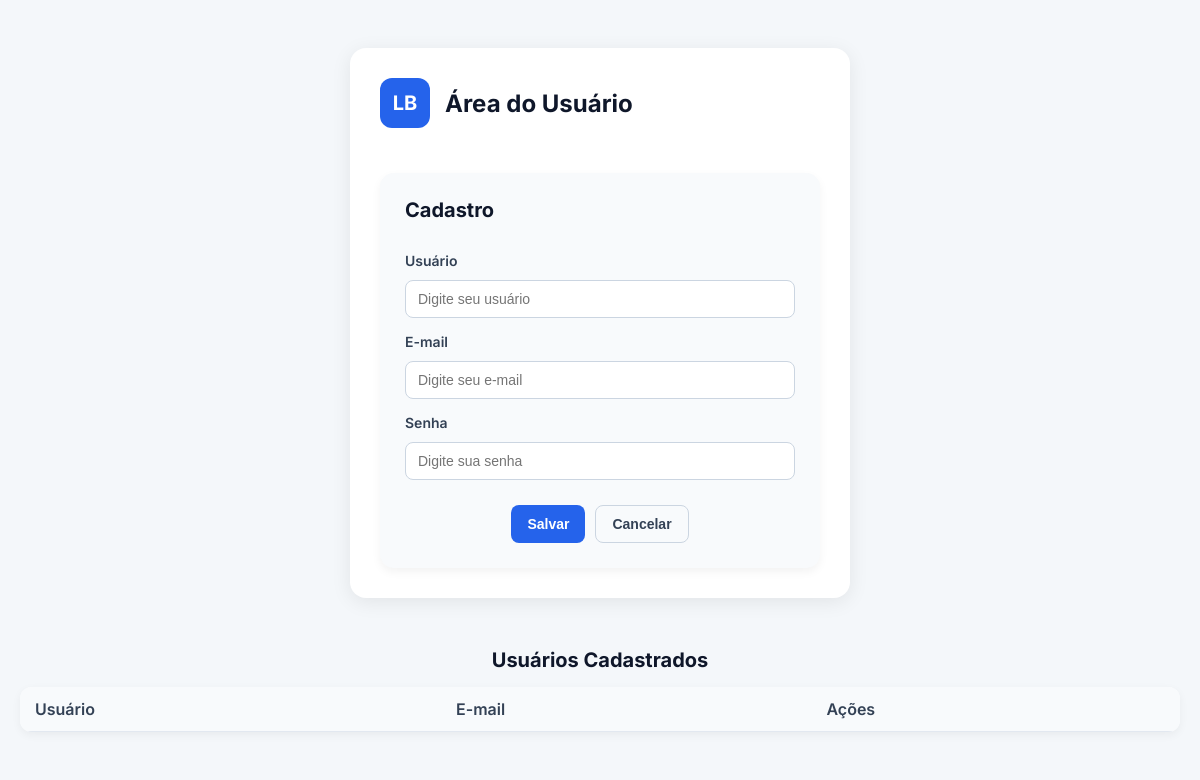
The page /cadastro-usuario on the database as committed earlier.
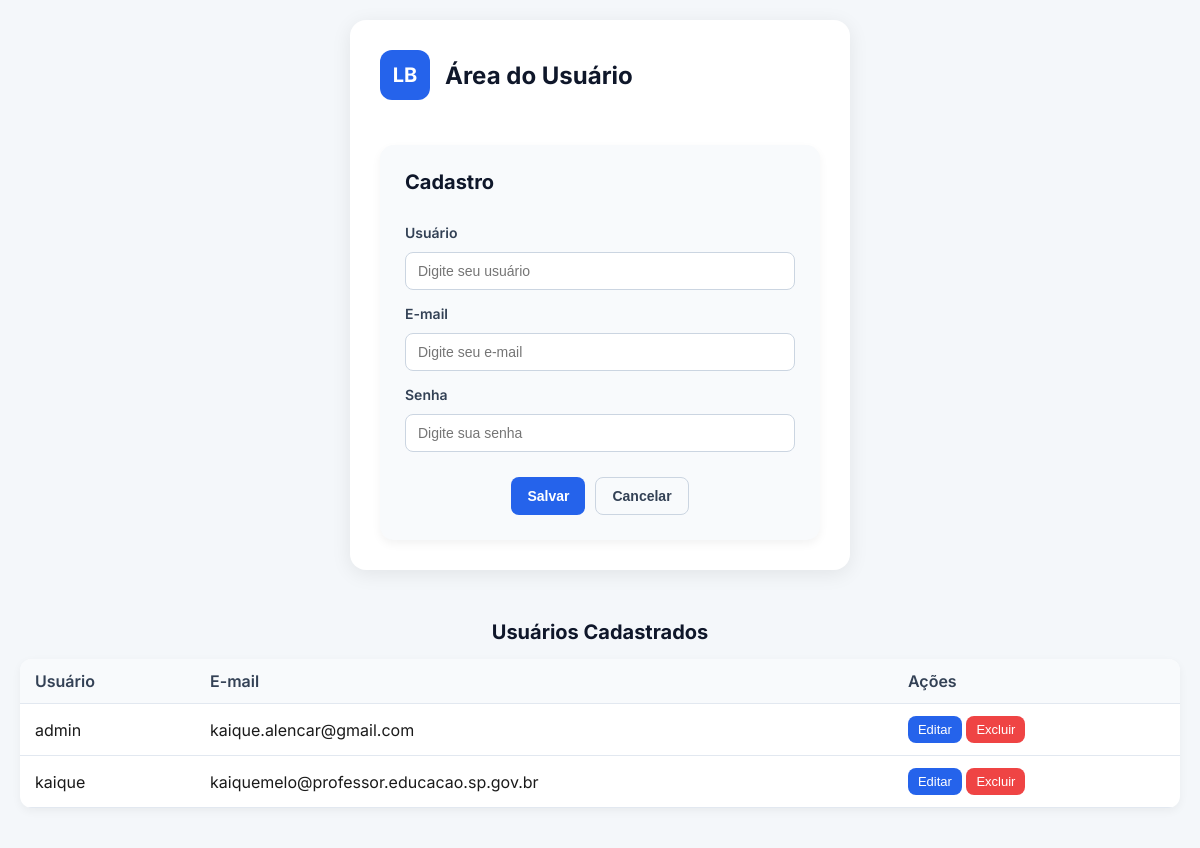
The same page on the database as committed later.
### app/models/user.py (models this page shows, shortened)
class User(db.Model):
    __tablename__ = "users"
    id = db.Column(db.Integer, primary_key=True)
    usuario = db.Column(db.String(80), unique=True, nullable=False)
    email = db.Column(db.String(120), unique=True, nullable=False)
    password_hash = db.Column(db.String(128), nullable=False)
    @property
    def password(self):
        raise AttributeError("A senha não pode ser lida diretamente")

### app/auth/routes.py (the view, shortened to what this page needs)
@usuario_bp.route("/cadastro-usuario", methods=["POST", "GET"])
def cadastro_usuario():
   users = User.query.all()
   return render_template("auth/cadastro.html", users=users)

### app/templates/auth/cadastro.html (shortened to what this page needs)
<!DOCTYPE html>
<html lang="pt-br">
<head>
  <link rel="stylesheet" href="{{url_for('static', filename='css/login.css')}}">
</head>
<body>
  <div class="container">
    <header>
      <div class="logo">LB</div>
      <h1>Área do Usuário</h1>
    </header>
    <main>
    <form class="user-form"  method="POST" id="registerForm" action="{{ url_for('usuarios.cadastro_usuario') }}">
        <h2>Cadastro</h2>
        <div class="full">
          <label for="registerUser">Usuário</label>
          <input type="text" id="usuario" name="usuario" placeholder="Digite seu usuário">
        </div>
        <div class="full">
          <label for="registerEmail">E-mail</label>
          <input type="email" id="email" name="email" placeholder="Digite seu e-mail">
        </div>
        <div class="full">
          <label for="registerPassword">Senha</label>
          <input type="password" id="senha" name="senha" placeholder="Digite sua senha">
        </div>
        <div class="actions">
          <button type="submit" class="btn btn-primary">Salvar</button>
          <button type="reset" class="btn btn-ghost">Cancelar</button>
        </div>
      </form>
     </main>
  </div>
  <section class="user-table-section">
    <h2>Usuários Cadastrados</h2>
    <table class="user-table">
      <thead>
        <th>Usuário</th>
        <th>E-mail</th>
        <th>Ações</th>
      </thead>
      <tbody>
        {% for user in users %}
          <tr>
            <td>{{ user.usuario }}</td>
            <td>{{ user.email }}</td>
            <td>
              <button class="btn-editar">Editar</button>
              <button class="btn-excluir">Excluir</button>
            </td>
          </tr>
        {% endfor %}
      </tbody>
    </table>
  </section>
</body>
</html>

### app/static/css/login.css (style rules this page uses)
* { margin: 0; padding: 0; box-sizing: border-box; }
body { font-family: "Inter", sans-serif; background: #f4f7fa; display: flex; justify-content: center; align-items: center; min-height: 100vh; color: #1a1a1a; }
.container { width: 100%; max-width: 900px; background: #ffffff; padding: 40px; border-radius: 18px; box-shadow: 0 4px 20px rgba(0,0,0,0.08); display: flex; flex-direction: column; gap: 40px; }
header { display: flex; align-items: center; gap: 20px; margin-bottom: 20px; }
.logo { width: 60px; height: 60px; background: #2563eb; color: white; display:flex; justify-content:center; align-items:center; border-radius:12px; font-size: 24px; font-weight: 700; }
header h1 { font-size: 30px; font-weight: 700; color: #0f172a; }
.user-form { display: flex; flex-direction: column; gap: 20px; padding: 25px; border-radius: 14px; background: #f8fafc; box-shadow: 0 4px 10px rgba(0,0,0,0.05); }
.user-form h2 { color: #0f172a; font-weight: 700; margin-bottom: 15px; }
label { font-weight: 600; margin-bottom: 6px; color: #334155; }
input { width: 100%; padding: 12px 14px; border: 1px solid #cbd5e1; border-radius: 10px; background: #ffffff; font-size: 16px; transition: 0.2s; }
.actions { display: flex; gap: 16px; margin-top: 10px; }
.btn { padding: 12px 20px; border: none; border-radius: 10px; cursor: pointer; font-size: 16px; font-weight: 600; transition: 0.25s; }
.btn-primary { background: #2563eb; color: white; }
.btn-ghost { background: transparent; color: #334155; border: 1px solid #cbd5e1; }
body { background: #f4f7fa; display: flex; justify-content: center; align-items: center; min-height: 100vh; }
.container { width: 100%; max-width: 400px; background: #ffffff; padding: 30px; border-radius: 16px; box-shadow: 0 4px 15px rgba(0,0,0,0.08); display: flex; flex-direction: column; gap: 30px; }
header { display: flex; align-items: center; gap: 15px; margin-bottom: 15px; }
.logo { width: 50px; height: 50px; font-size: 20px; }
header h1 { font-size: 24px; }
.actions { display: flex; gap: 10px; margin-top: 10px; justify-content: center; }
.btn { padding: 10px 16px; font-size: 14px; }
body { font-family: "Inter", sans-serif; background: #f4f7fa; color: #1a1a1a; display: flex; flex-direction: column; align-items: center; min-height: 100vh; padding: 20px 0; }
.container { width: 100%; max-width: 500px; background: #ffffff; padding: 30px; border-radius: 16px; box-shadow: 0 4px 20px rgba(0,0,0,0.08); display: flex; flex-direction: column; gap: 30px; }
header { display: flex; align-items: center; gap: 15px; }
.logo { width: 50px; height: 50px; background: #2563eb; color: white; display:flex; justify-content:center; align-items:center; border-radius:12px; font-size: 20px; font-weight: 700; }
.user-form { display: flex; flex-direction: column; gap: 15px; }
.user-form h2 { font-size: 20px; font-weight: 700; color: #0f172a; }
.full { display: flex; flex-direction: column; gap: 5px; }
label { font-size: 14px; font-weight: 600; color: #334155; }
input { padding: 10px 12px; font-size: 14px; border-radius: 8px; border: 1px solid #cbd5e1; background: #ffffff; }
.actions { display: flex; gap: 10px; justify-content: center; }
.btn { padding: 10px 16px; font-size: 14px; border-radius: 8px; cursor: pointer; }
.btn-primary { background: #2563eb; color: white; border: none; }
.btn-editar { background: #2563eb; color: white; border: none; padding: 6px 10px; font-size: 13px; border-radius: 8px; cursor: pointer; transition: 0.2s; }
.btn-excluir { background: #ef4444; color: white; border: none; padding: 6px 10px; font-size: 13px; border-radius: 8px; cursor: pointer; transition: 0.2s; }
.user-table-section { width: 100%; max-width: 1200px; margin-top: 30px; padding: 20px; background: #f4f7fa; }
.user-table-section h2 { font-size: 20px; font-weight: 700; margin-bottom: 15px; color: #0f172a; text-align: center; }
.user-table { width: 100%; border-collapse: collapse; background: #ffffff; box-shadow: 0 3px 10px rgba(0,0,0,0.05); border-radius: 12px; overflow: hidden; }
.user-table th, .user-table td { padding: 12px 15px; text-align: left; border-bottom: 1px solid #e2e8f0; }
.user-table th { background: #f8fafc; font-weight: 600; color: #334155; }

Rows that differ between the two databases and show on the page:
added User: usuario "admin", email "kaique.alencar@gmail.com"
added User: usuario "kaique", email "kaiquemelo@professor.educacao.sp.gov.br"
